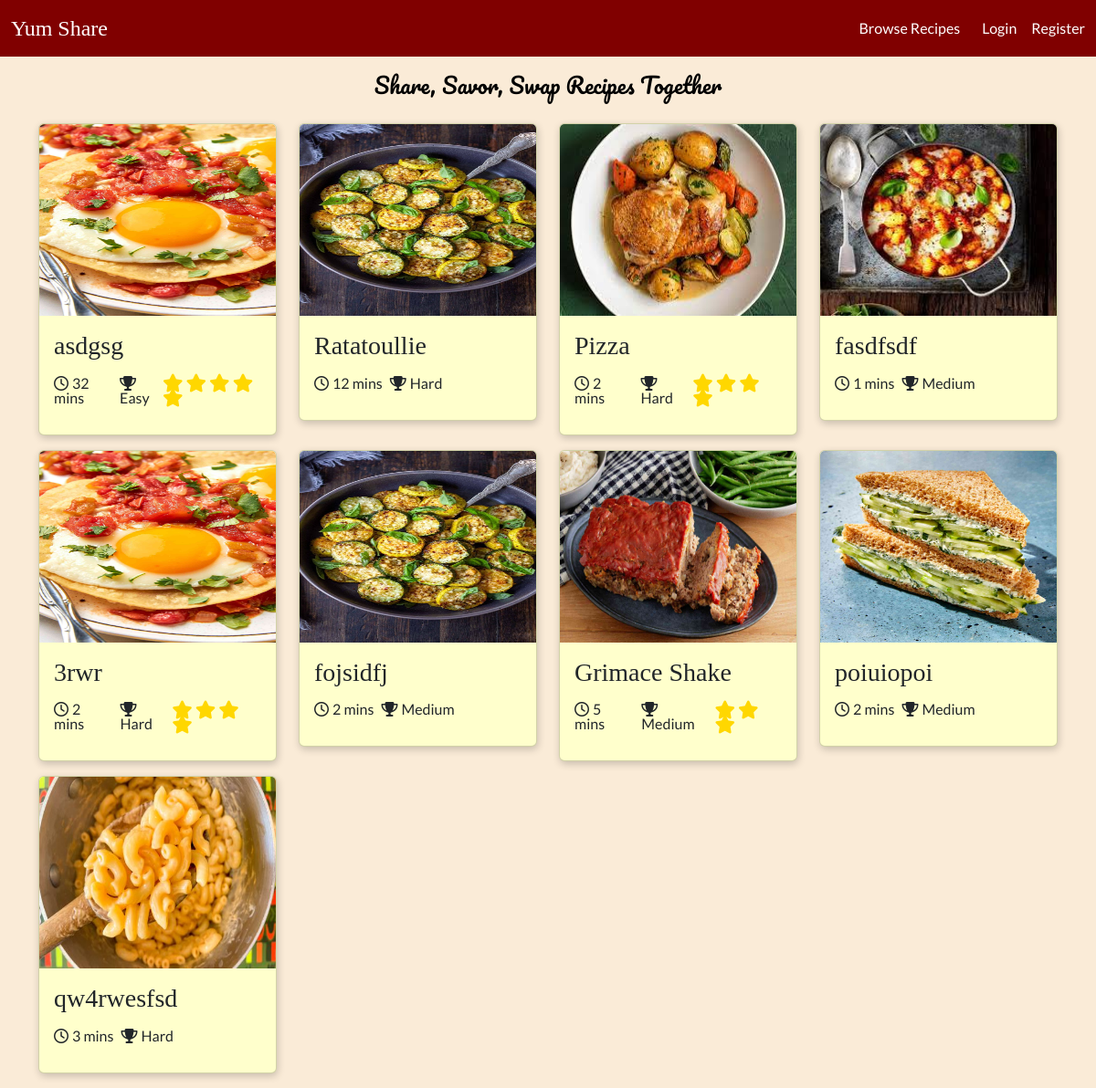
Before: / with the older database file.
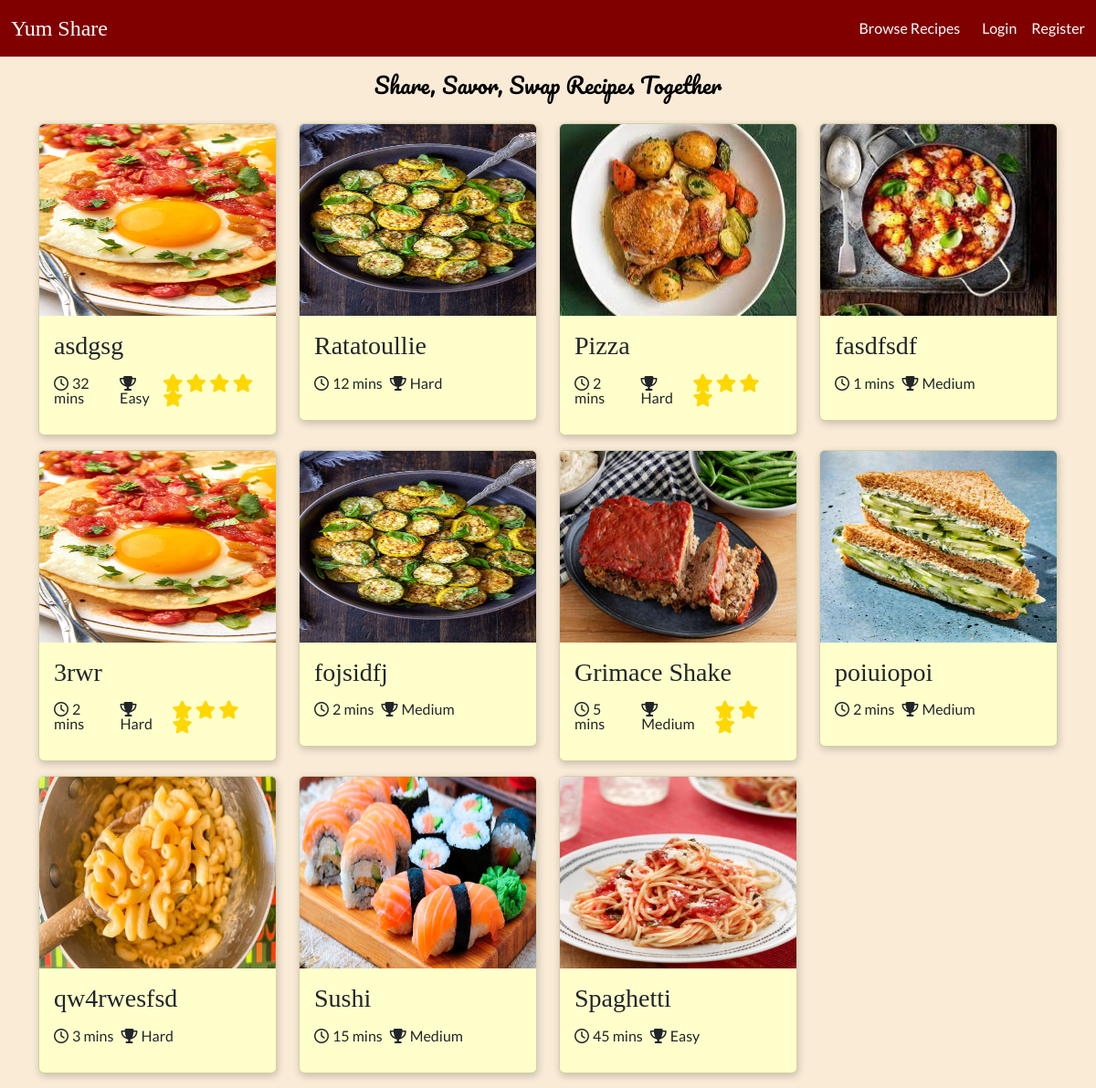
After: the same page with the newer database file.
### tables this page shows
CREATE TABLE `recipes` (
  `id` int NOT NULL AUTO_INCREMENT,
  `name` varchar(255) NOT NULL,
  `time` int NOT NULL,
  `difficulty` int DEFAULT NULL,
  `description` varchar(255) DEFAULT NULL,
  `instructions` text NOT NULL,
  `servings` int DEFAULT NULL,
  `image` varchar(255) DEFAULT NULL,
  `views` int DEFAULT '0',
  `user_id` int NOT NULL,
  `created` datetime NOT NULL,
  `ingredients` text NOT NULL,
  `updated` datetime DEFAULT NULL,
  `rating` int DEFAULT '0',
  PRIMARY KEY (`id`),
  KEY `user_id` (`user_id`),
  CONSTRAINT `recipes_ibfk_1` FOREIGN KEY (`user_id`) REFERENCES `users` (`id`) ON DELETE CASCADE
);

### Core/functions.php (called while the page is built, shortened)
<?php
function base_path($path)
{
    return BASE_PATH . $path;
}
function view($path, $attributes = [])
{
    extract($attributes);
    require base_path('views/' . $path);
}
function intToDifficulty($value) {
    switch($value) {
        case 1:
            return 'Easy';
            break;
        case 2:
            return 'Medium';
            break;
        case 3:
            return 'Hard';
            break;
    }
}

### Http/controllers/index.php (called while the page is built, shortened)
<?php
$recipeRepo = new RecipeRepository();
$recipes = $recipeRepo->findAll();
view('index.view.php',[
    'recipes' => $recipes
]);

### public/index.php (called while the page is built, shortened)
<?php
require BASE_PATH . 'Core/functions.php';
require BASE_PATH . 'bootstrap.php';
$router = new Core\Router();
$url = parse_url($_SERVER['REQUEST_URI'])['path'];
$method = $_POST['_method'] ?? $_SERVER['REQUEST_METHOD'];
$router->route($url, $method);

### Core/App.php (called while the page is built, shortened)
<?php
class App
{
    protected static Container $container;
    public static function setContainer($container) {
        static::$container = $container;
    }
    public static function getContainer() {
        return static::$container;
    }
}

### config.php (called while the page is built)
<?php
return [
  'database' => [
      'host' => 'localhost',
      'port' => 3306,
      'dbname' => 'recipeapp'
  ]
];

### bootstrap.php (called while the page is built, shortened)
<?php
$container = new Container();
$container->bind('Core\Database', function () {
    $config = require base_path('config.php');
    return new Database($config['database']);
});

### Core/Database.php (called while the page is built, shortened)
<?php
class Database
{
    protected $connection;
    public function __construct($config, $username = 'root', $password = 'root')
    {
        $dsn = 'mysql:' . http_build_query($config, '', ';');
        $this->connection = new PDO($dsn, $username, $password, [
            PDO::ATTR_DEFAULT_FETCH_MODE => PDO::FETCH_ASSOC
        ]);
    }
    public function query($query, $params = []) {
        $this->statement = $this->connection->prepare($query);
        $this->statement->execute($params);
        return $this->statement;
    }
}

### Core/Container.php (called while the page is built, shortened)
<?php
class Container
{
    protected $bindings = [];
    public function bind($key, $value) {
        $this->bindings[$key] = $value;
    }
    public function resolve($key) {
        return call_user_func($this->bindings[$key]);
    }
}

### repositories/RecipeRepository.php (called while the page is built, shortened)
<?php
class RecipeRepository
{
    protected $db;
    public function __construct()
    {
        $this->db = App::getContainer()->resolve('Core\Database');
    }
    public function findAll($sort = '') {
        $statement = "SELECT * FROM recipes ORDER BY " . (empty($sort) ? 'id' : $sort);
        return $this->db->query($statement)->fetchAll();
    }
}

### views/index.view.php (the view, shortened to what this page needs)
<!doctype html>
<html lang="en">
<head>
    <?php require BASE_PATH . 'public/resources/links/links.php' ?>
</head>
<body>
    <header>
        <?php require 'partials/nav.view.php' ?>
    </header>
    <main>
        <div class="content">
            <p class="slogan text-black mb-4 fs-4">Share, Savor, Swap Recipes Together</p>
            <div class="container">
                <div class="row">
                    <?php foreach ($recipes as $recipe) : ?>
                        <div class="col-12 col-md-4 col-lg-3">
                            <a class="no-underline" href="/recipe?id=<?= $recipe['id'] ?>">
                                <div class="recipe-card card mb-3" style="background-color: #ffffcc;">
                                    <img src='<?= $recipe['image'] ?>' class="card-img-top bg-white" alt="recipe" style="height: 210px ;">
                                    <div class="card-body lh-1">
                                        <h5 class="heading card-title fs-3"><?= $recipe['name'] ?></h5>
                                        <div class="d-flex flex-row justify-content-between mt-3">
                                            <div class="d-flex flex-row gap-2">
                                                <p><i class="fa-regular fa-clock me-1"></i><?= htmlspecialchars($recipe['time']) ?> mins</p>
                                                <p><i class="fa-solid fa-trophy me-1"></i><?= htmlspecialchars(intToDifficulty($recipe['difficulty'])) ?></p>
                                            </div>
                                            <div>
                                                <?php if(isset($recipe['rating'])) : ?>
                                                    <?php for ($i = 1; $i <= $recipe['rating']; $i++) : ?>
                                                        <i class="star fa-solid fa-star fa-lg"></i>
                                                    <?php endfor; ?>
                                                <?php endif; ?>
                                            </div>
                                        </div>
                                    </div>
                                </div>
                            </a>
                        </div>
                    <?php endforeach; ?>
                </div>
            </div>
        </div>
    </main>
</body>

### Core/Router.php (shortened to what this page needs)
<?php
class Router
{
    protected $routes = [];
    public function add($url, $controller, $method) {
        $this->routes[] = [
            'url' => $url,
            'controller' => $controller,
            'method' => $method,
            'middleware' => null
        ];
        return $this;
    }
    public function only($key) {
        $this->routes[array_key_last($this->routes)]['middleware'] = $key;
        return $this;
    }
    public function route($url, $method) {
        foreach ($this->routes as $route) {
            if ($route['url'] === $url && $route['method'] === strtoupper($method)) {
                return require base_path('Http/controllers/' . $route['controller']);
            }
        }
    }
}

### public/resources/links/links.php (shortened to what this page needs)
<link rel="stylesheet" href="https://cdn.jsdelivr.net/npm/bootstrap@5.3.1/dist/css/bootstrap.min.css">
<link rel="stylesheet" href="/resources/css/nav.css">
<link rel="stylesheet" href="/resources/css/general.css">
<link rel="stylesheet" href="/resources/css/sidebar.css">
<link rel="stylesheet" href="/resources/css/recipe.css">
<link rel="stylesheet" href="/resources/css/search.css">

### views/partials/nav.view.php
<nav class="navbar navbar-expand-lg text-white fixed-top">
    <?php if (isset($_SESSION['user'])) : ?>
        <div class="container-fluid">
            <?php $brandLink = isset($_SESSION['user']) ? '/home' : '/' ?>
            <a class="heading navbar-brand text-white fs-4" href="<?= $brandLink ?>">Yum Share</a>
            <button class="navbar-toggler" type="button" data-bs-toggle="collapse" data-bs-target="#navbarSupportedContent" aria-controls="navbarSupportedContent" aria-expanded="false" aria-label="Toggle navigation">
                <span class="navbar-toggler-icon"></span>
            </button>
            <div class="collapse navbar-collapse" id="navbarSupportedContent">
                <ul class="navbar-nav me-auto mb-2 mb-lg-0">
                    <li class="nav-item">
                        <a class="nav-link active text-white" aria-current="page" href="/home"><span class="gray-hover">Home</span></a>
                    </li>
                    <li class="nav-item dropdown">
                        <a class="nav-link dropdown-toggle text-white" href="#" role="button" data-bs-toggle="dropdown" aria-expanded="false">
                            <span class="gray-hover">Recipes</span>
                        </a>
                        <ul class="dropdown-menu">
                            <li><a class="dropdown-item" href="/recipes?id=<?= $_SESSION['user']['id'] ?>">My Recipes</a></li>
                            <li><a class="dropdown-item" href="/recipes/create">Create New Recipe</a></li>
                            <li><a class="dropdown-item" href="/recipes/favourites">Favourites</a></li>
                            <li><a class="dropdown-item" href="/search">Browse Recipes</a></li>
                        </ul>
                    </li>
                </ul>
                <div class="nav-item btn-group dropdown me-3 mb-3 mb-lg-0">
                    <button type="button" class="btn btn-dark dropdown-toggle" data-bs-toggle="dropdown" aria-expanded="false">
                        <i class="fa-solid fa-user"></i>
                    </button>
                    <ul class="dropdown-menu">
                        <li><a class="dropdown-item" href="/profile?id=<?= $_SESSION['user']['id'] ?>">My Profile</a></li>
                        <li><a class="dropdown-item" href="/logout">Logout</a></li>
                    </ul>
                </div>
                <form class="d-flex" role="search" action="/search" method="GET">
                    <input name="name" class="form-control me-2" type="search" placeholder="Quick Search" aria-label="Search">
                    <input type="hidden" name="sort" value="created">
                    <button class="btn btn-success" type="submit">Search</button>
                </form>
            </div>
        </div>
    <?php else : ?>
        <div class="container-fluid d-flex flex-row justify-content-between align-items-center">
            <?php $brandLink = isset($_SESSION['user']) ? '/home' : '/' ?>
            <a class="heading navbar-brand text-white fs-4" href="<?= $brandLink ?>">Yum Share</a>
            <div class="search-bar d-flex flex-row justify-content-between align-items-center gap-3">
                <a class="no-underline text-white" href=""><span class="gray-hover">Browse Recipes</span></a>
                <a class="no-underline text-white gray-hover ms-2" href="/login"><span class="gray-hover">Login</span></a>
                <a class="no-underline text-white gray-hover" href="/register"><span class="gray-hover">Register</span></a>
            </div>
        </div>
    <?php endif; ?>
</nav>

### public/resources/css/nav.css (style rules this page uses)
.no-underline { text-decoration: none; }
nav { background-color: #800000; }

### public/resources/css/general.css (style rules this page uses)
body { background-color: #FAEBD7; font-family: 'Lato', sans-serif; position: relative; }
main { position: relative; }
.content { padding-top: 75px; }
.heading { font-family: 'Playfair Display', serif; }
.slogan { font-family: 'Pacifico', cursive; text-align: center; margin: auto; }
.recipe-card { box-shadow: 1px 3px 8px rgba(0,0,0,0.2); transition: transform 0.5s; }
.star { color: #FFD700; }

Changed rows visible on the page:
added recipes: image (picture), name "Sushi", time "15", difficulty "Medium"
added recipes: image (picture), name "Spaghetti", time "45", difficulty "Easy"
